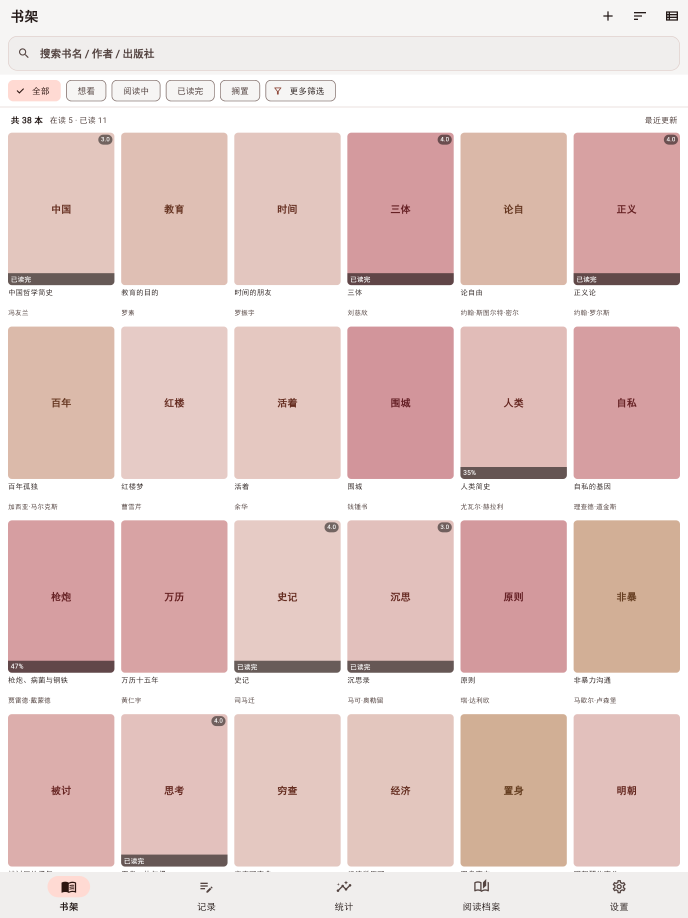
#> input picture store/screenshots-cat/ipad13/zh/01-shelf.png, 2064 x 2752 px, given in place of master-2048.png, which was not available (shown at 1/3 size)
$ python gen_vivo_assets.py
#> lines starting #> are read from the running program, lines starting #| are printed output that depends on the picture
#!/usr/bin/env python3
# -*- coding: utf-8 -*-
"""生成 vivo 上架专用素材包。

vivo 的规格与 Google Play 不同，必须单独出一份：
- ICON：256×256 或 512×512、**直角**、≤500KB。
  现有 play-icon-512.png 已经是满幅 RGB 无 alpha（=直角），但 354KB 偏大，
  这里重新导出为 JPEG/PNG 优化版并同时给 256 与 512 两个尺寸。
- 截图：1080×1920、≤2MB、3-5 张、统一竖图、须为 Android 设备画面。
  从现有 7 张中文截图里挑最能体现核心价值的 5 张。

产物目录：store/vivo/
"""
import os
import shutil
import struct
from PIL import Image

BASE = "/home/ryan/project/reading-tracker/store"
OUT = os.path.join(BASE, "vivo")
SHOTS = os.path.join(OUT, "screenshots")
ICON_OUT = os.path.join(OUT, "icon")

os.makedirs(SHOTS, exist_ok=True)
os.makedirs(ICON_OUT, exist_ok=True)


def png_size(p):
    with open(p, "rb") as f:
        d = f.read(33)
    return struct.unpack(">II", d[16:24])


# ---------- ICON ----------
# vivo: 直角（满幅，不做圆角裁切）、256 或 512、≤500KB。
# master-2048.png 是无 alpha 的满幅 RGB 母版，直接缩放即可。
master = os.path.join(BASE, "assets", "icon", "master-2048.png")
im = Image.open(master).convert("RGB")
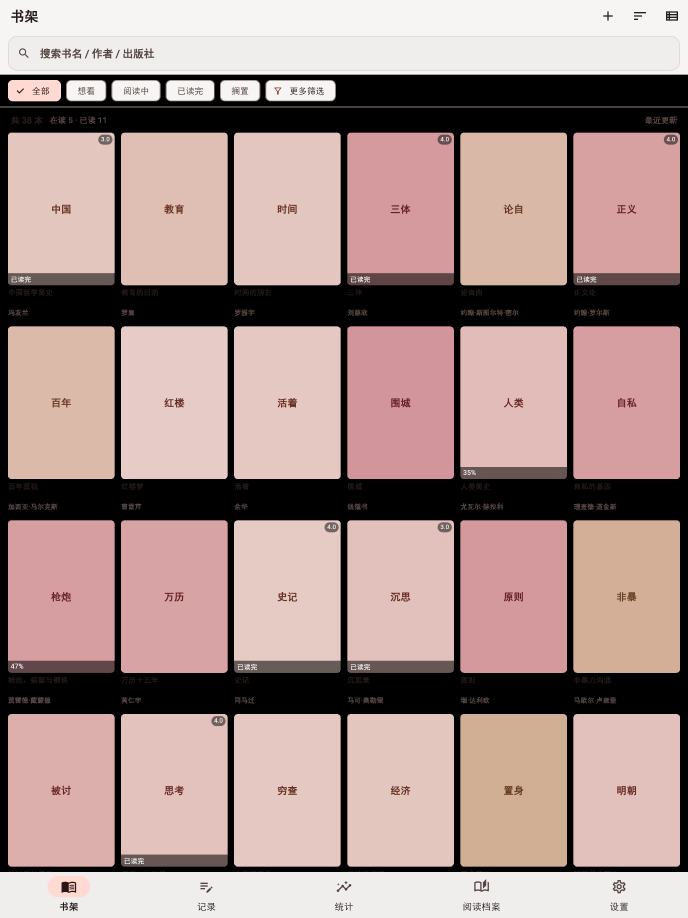
#> im: PIL image 2064x2752 RGB (shown at 1/3 size); mean R, G, B 168.1, 143.6, 139.9
print("master:", im.size, "mode", im.mode)
#| master: (2064, 2752) mode RGB

for size in (512, 256):
    # 直接存 PNG：无 alpha 的纯色纸底，PNG 压缩后仍可能超 500KB，
    # 所以先试 PNG，超了就退到 JPEG（vivo 接受 jpg/png，截图规范明确 jpg/png）。
    p_png = os.path.join(ICON_OUT, f"icon-{size}x{size}.png")
    resized = im.resize((size, size), Image.LANCZOS)
    resized.save(p_png, "PNG", optimize=True)
    size_kb = os.path.getsize(p_png) // 1024
    if size_kb > 500:
        p_jpg = os.path.join(ICON_OUT, f"icon-{size}x{size}.jpg")
        resized.save(p_jpg, "JPEG", quality=92, optimize=True)
        os.remove(p_png)
        p_png = p_jpg
        size_kb = os.path.getsize(p_png) // 1024
    print(f"  icon-{size}: {size_kb} KB -> {os.path.basename(p_png)}")
#> this loop made 2 passes
#> pass 1, `resized = im.resize((size, size), Image.LANCZOS)`:
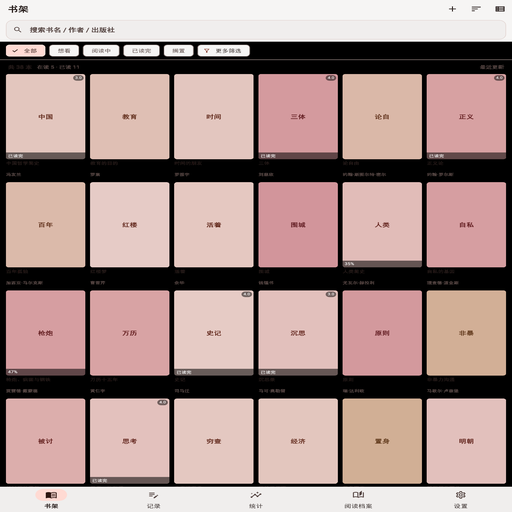
#> resized: PIL image 512x512 RGB; mean R, G, B 168.5, 143.9, 140.2
#> pass 2, `resized = im.resize((size, size), Image.LANCZOS)`:
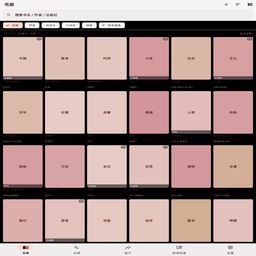
#> resized: PIL image 256x256 RGB; mean R, G, B 168.7, 144, 140.3

# ---------- 截图 ----------
# 挑选依据：覆盖「导入 → 书架 → 统计 → AI 报告 → 画像」这条完整价值链。
PICKS = [
    ("06-import.png", "01-导入书架.png"),
    ("01-shelf.png", "02-书架.png"),
    ("02-stats.png", "03-阅读统计.png"),
    ("05-report.png", "04-AI阅读报告.png"),
    ("03-profile.png", "05-阅读档案.png"),
]

src_dir = os.path.join(BASE, "screenshots", "play", "zh")
for src_name, dst_name in PICKS:
    src = os.path.join(src_dir, src_name)
    dst = os.path.join(SHOTS, dst_name)
    shutil.copyfile(src, dst)
    w, h = png_size(dst)
    kb = os.path.getsize(dst) // 1024
    ok = "OK" if (w == 1080 and h == 1920 and kb <= 2048) else "!! 不合规"
    print(f"  {dst_name}: {w}x{h}, {kb} KB  {ok}")
#> this loop made 5 passes
#> kb on passes 1 to 5: 362, 280, 292, 1002, 1375
#|   01-导入书架.png: 2064x2752, 362 KB  !! 不合规
#|   02-书架.png: 2064x2752, 280 KB  !! 不合规
#|   03-阅读统计.png: 2064x2752, 292 KB  !! 不合规
#|   04-AI阅读报告.png: 2064x2752, 1002 KB  !! 不合规
#|   05-阅读档案.png: 2064x2752, 1375 KB  !! 不合规

print("\n产物目录:", OUT)
for root, _, files in os.walk(OUT):
    for f in sorted(files):
        p = os.path.join(root, f)
        print(f"  {os.path.relpath(p, OUT)}  ({os.path.getsize(p)//1024} KB)")
#> this loop made 1 pass
#|   ../../../../../.._only/01-shelf.png  (280 KB)

$ run again, on store/screenshots-cat/iphone69/en/02-stats.png
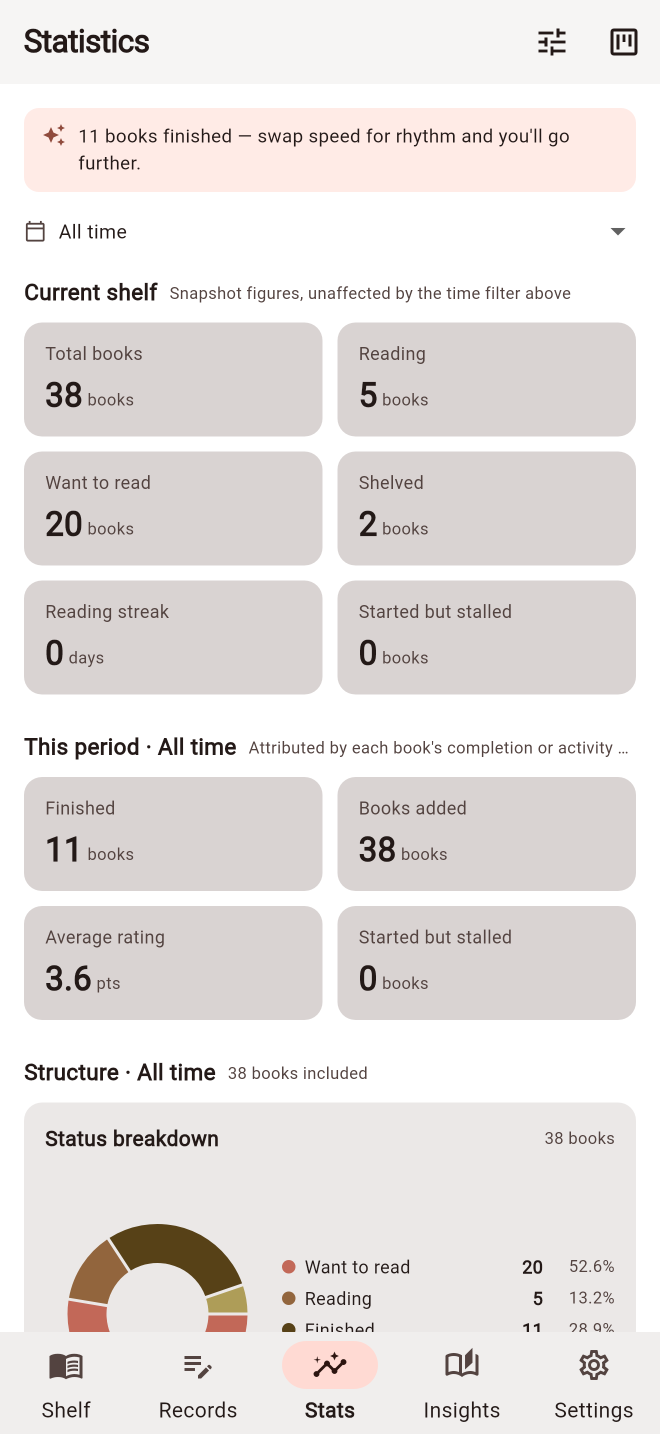
#> input picture store/screenshots-cat/iphone69/en/02-stats.png, 1320 x 2868 px, given in place of master-2048.png, which was not available (shown at 1/2 size)
#> `im = Image.open(master).convert("RGB")`:
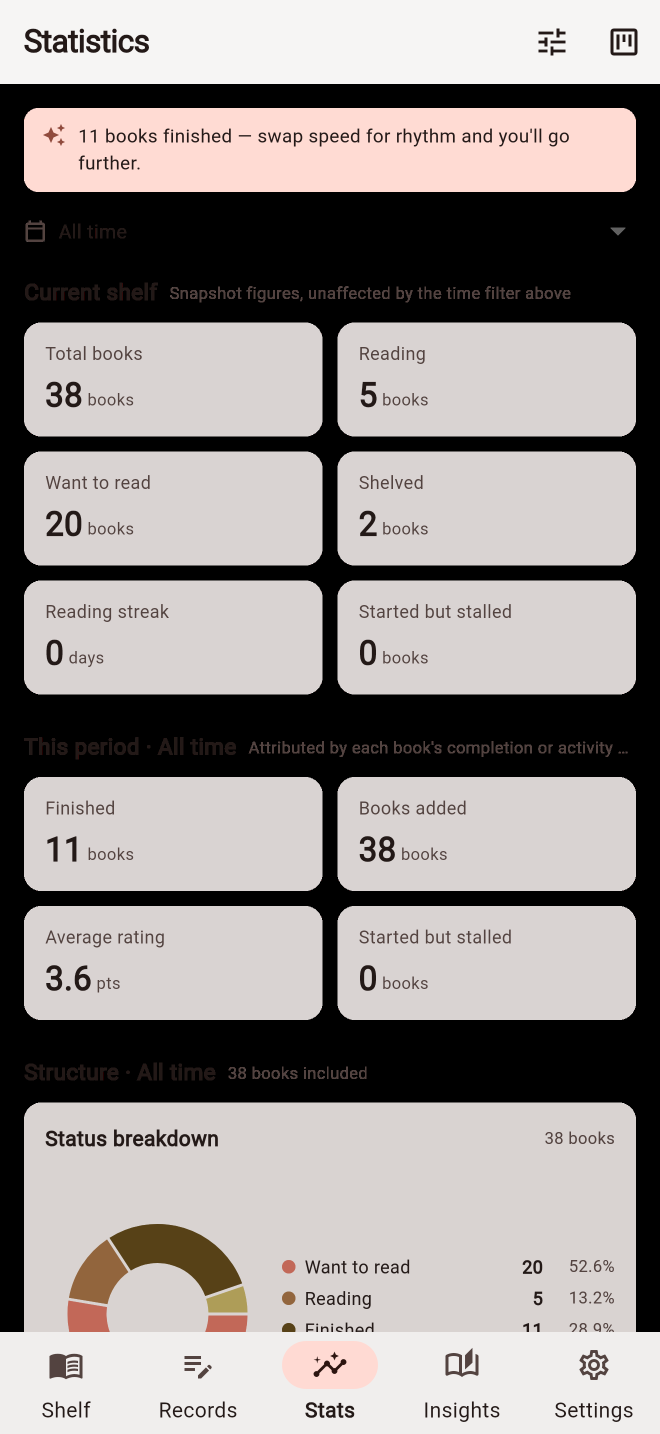
#> im: PIL image 1320x2868 RGB (shown at 1/2 size); mean R, G, B 151.1, 145.2, 143.5
#| master: (1320, 2868) mode RGB
#> the loop `for size in (512, 256):` made 2 passes
#> pass 2, `resized = im.resize((size, size), Image.LANCZOS)`:
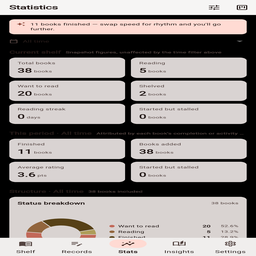
#> resized: PIL image 256x256 RGB; mean R, G, B 151.5, 145.7, 144.1
#> the loop `for src_name, dst_name in PICKS:` made 5 passes
#> kb on passes 1 to 5: 362, 280, 292, 1002, 1375
#> (printed output is left out)
#> the loop `for f in sorted(files):` made 1 pass
#> f on pass 1: '02-stats.png'
#> (printed output is left out)

$ run again, on store/screenshots-cat/iphone69/en/03-profile.png
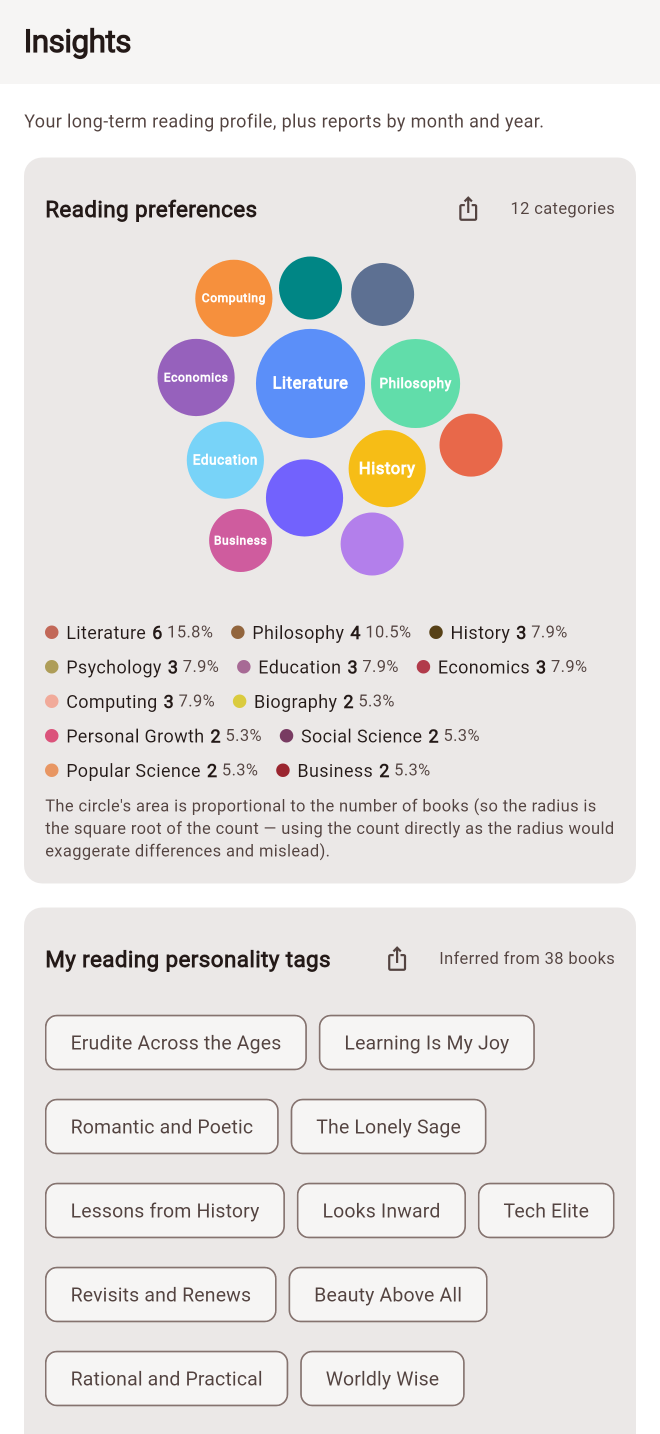
#> input picture store/screenshots-cat/iphone69/en/03-profile.png, 1320 x 2868 px, given in place of master-2048.png, which was not available (shown at 1/2 size)
#> `im = Image.open(master).convert("RGB")`:
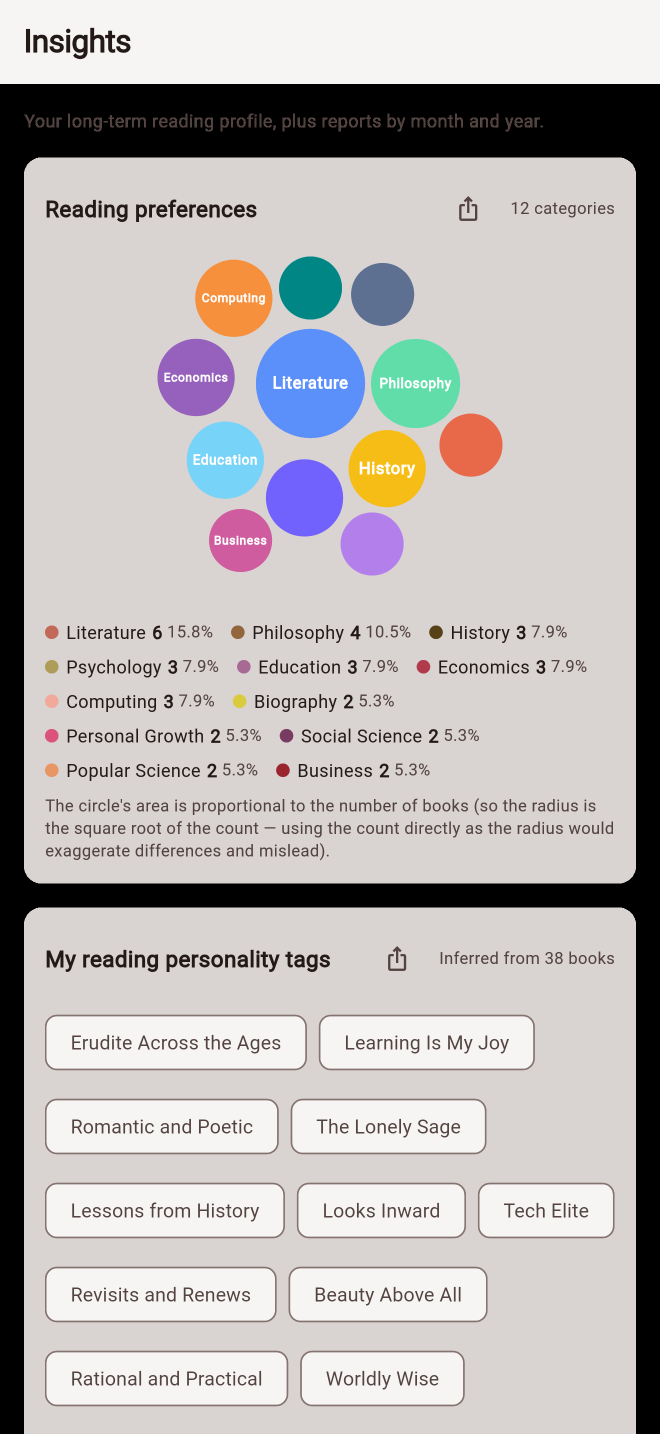
#> im: PIL image 1320x2868 RGB (shown at 1/2 size); mean R, G, B 184.7, 180.4, 180.4
#| master: (1320, 2868) mode RGB
#> the loop `for size in (512, 256):` made 2 passes
#> pass 2, `resized = im.resize((size, size), Image.LANCZOS)`:
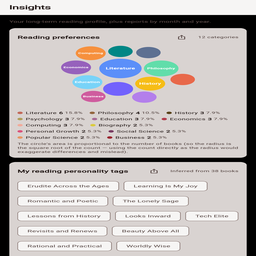
#> resized: PIL image 256x256 RGB; mean R, G, B 184.9, 180.6, 180.5
#> the loop `for src_name, dst_name in PICKS:` made 5 passes
#> kb on passes 1 to 5: 362, 280, 292, 1002, 1375
#> (printed output is left out)
#> the loop `for f in sorted(files):` made 1 pass
#> f on pass 1: '03-profile.png'
#> (printed output is left out)

$ run again, on store/screenshots-cat/iphone69/zh/01-shelf.png
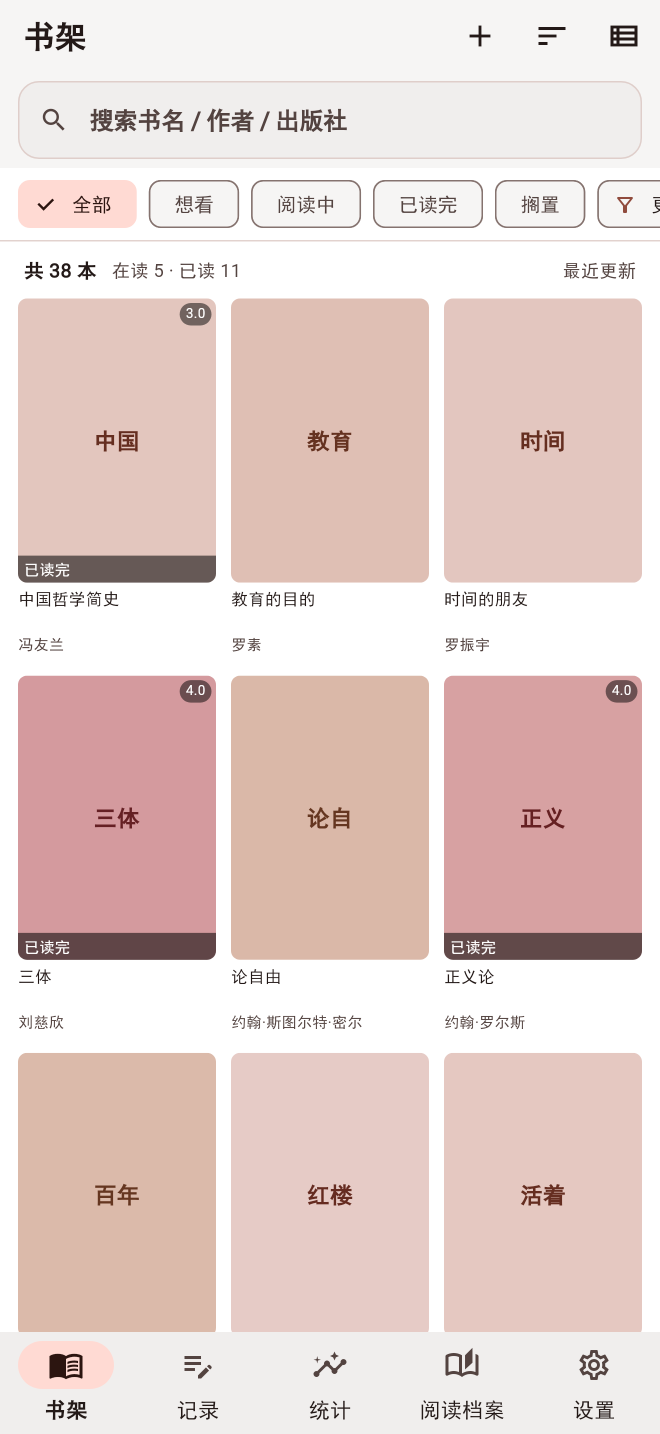
#> input picture store/screenshots-cat/iphone69/zh/01-shelf.png, 1320 x 2868 px, given in place of master-2048.png, which was not available (shown at 1/2 size)
#> `im = Image.open(master).convert("RGB")`:
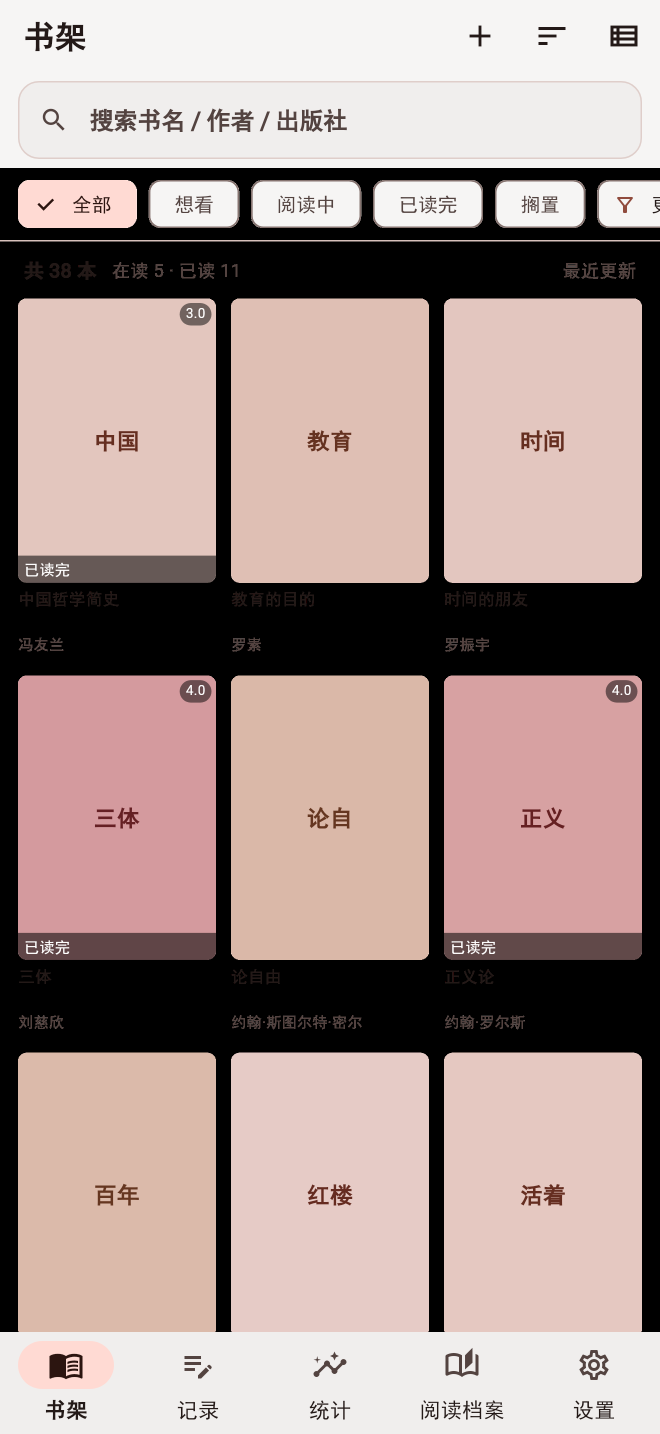
#> im: PIL image 1320x2868 RGB (shown at 1/2 size); mean R, G, B 167.2, 147.4, 143.2
#| master: (1320, 2868) mode RGB
#> the loop `for size in (512, 256):` made 2 passes
#> pass 2, `resized = im.resize((size, size), Image.LANCZOS)`:
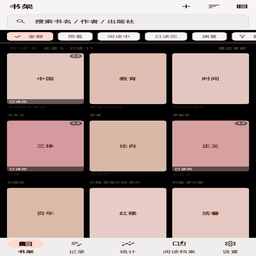
#> resized: PIL image 256x256 RGB; mean R, G, B 167.6, 147.8, 143.6
#> the loop `for src_name, dst_name in PICKS:` made 5 passes
#> kb on passes 1 to 5: 362, 280, 292, 1002, 1375
#> (printed output is left out)
#> the loop `for f in sorted(files):` made 1 pass
#> f on pass 1: '01-shelf.png'
#> (printed output is left out)
